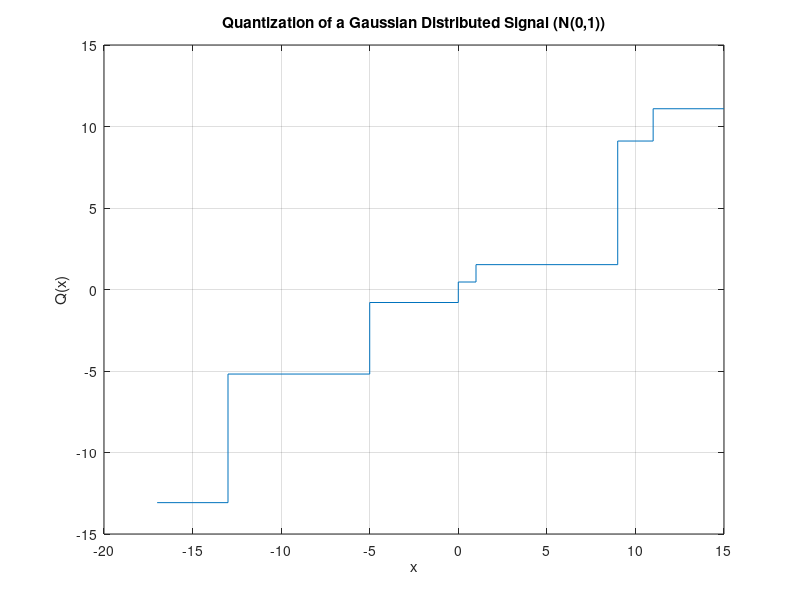

This chart was generated by the following MATLAB code:
clear;
clc;
% @TO DO add the calculation of inputed misshape by the quantiziter at even levels of quantization
function y = centroid(functionfcn, a, b, tol, varargin)
    % varargin are additional parameters given to the function 
    % CENTROID is used to calculate the level of quantization of a function
    % a and b are the range of the quantization of the function
    % tol - absolute error

    % Create a function handle for the original function
    func = @(x) functionfcn(x, varargin{:});

    % Create a function handle for the weighted function (x * functionfcn(x))
    weightedFunc = @(x) x .* functionfcn(x, varargin{:});

    % Calculate the integral of the weighted function
    y1 = integral(weightedFunc, a, b, 'AbsTol', tol);

    % Calculate the integral of the original function
    y2 = integral(func, a, b, 'AbsTol', tol);

    % Calculate the centroid
    y = y1 / y2;
end

function [mse, dist] = mean_square_error(functionfcn, a, tol, varargin)
    % mean_square_error - calculates the mean square error of quantization
    % [MSE, DIST] = mean_square_error(FUNCTIONFCN, a, tol, varargin)
    % functionfcn might have up to 3 additional arguments passed via varargin
    % a is a vector with the range of quantization

    % Init an array for storing centroids
    y = zeros(1, length(a) - 1);

    % Calculation of centroids for each range
    for i = 1:length(a) - 1
        y(i) = centroid(functionfcn, a(i), a(i + 1), tol, varargin{:});
    end

    % Variable that stores the total distance (error)
    dist = 0;

    % Calculation of the mean square error
    for i = 1:length(a) - 1
        % Definition of a new function to calculate MSE
        fun_2 = @(x) (x - y(i)).^2 .* functionfcn(x, varargin{:});

        % Calculation of the integral over the given range
        dist = dist + integral(fun_2, a(i), a(i + 1), 'AbsTol', tol);
    end

    % Calculation of mean square error
    mse = dist / (length(a) - 1);
end

% EXAMPLE
% f = @(x) x.^2 + 2;
% a = [0, 1, 2];

% centroid_value = centroid(f, a(1), a(2), tol);
% disp(['Centroid: ', num2str(centroid_value)]);
% 
% [mse_value, dist_value] = mean_square_error(f, a, tol);
% disp(['MSE: ', num2str(mse_value)]);
% disp(['Distance: ', num2str(dist_value)]);



% EXAMPLE 2: Normal distribution with given quantization intervals
% Definition of normal distribution N(0,1)
f = @(x) (1/sqrt(2*pi)) * exp(-0.5 * x.^2);

% Quantization intervals
a = [-17, -13, -5, 0, 1, 9, 11, 15];
tol = 1e-6;

% Calculate centroids for each quantization interval
y = zeros(1, length(a) - 1); % Initialize y array to store centroids
for i = 1:length(a) - 1
    y(i) = centroid(f, a(i), a(i + 1), tol); % Directly pass the function handle 'f'
    disp(y(i));
end

% Plotting the quantized signal
x = a; % Use the quantization intervals for plotting
stairs(x, [y, y(end)]); % Extend y to match the x array length
grid on;
xlabel('x');
ylabel('Q(x)');
title('Quantization of a Gaussian Distributed Signal (N(0,1))');
